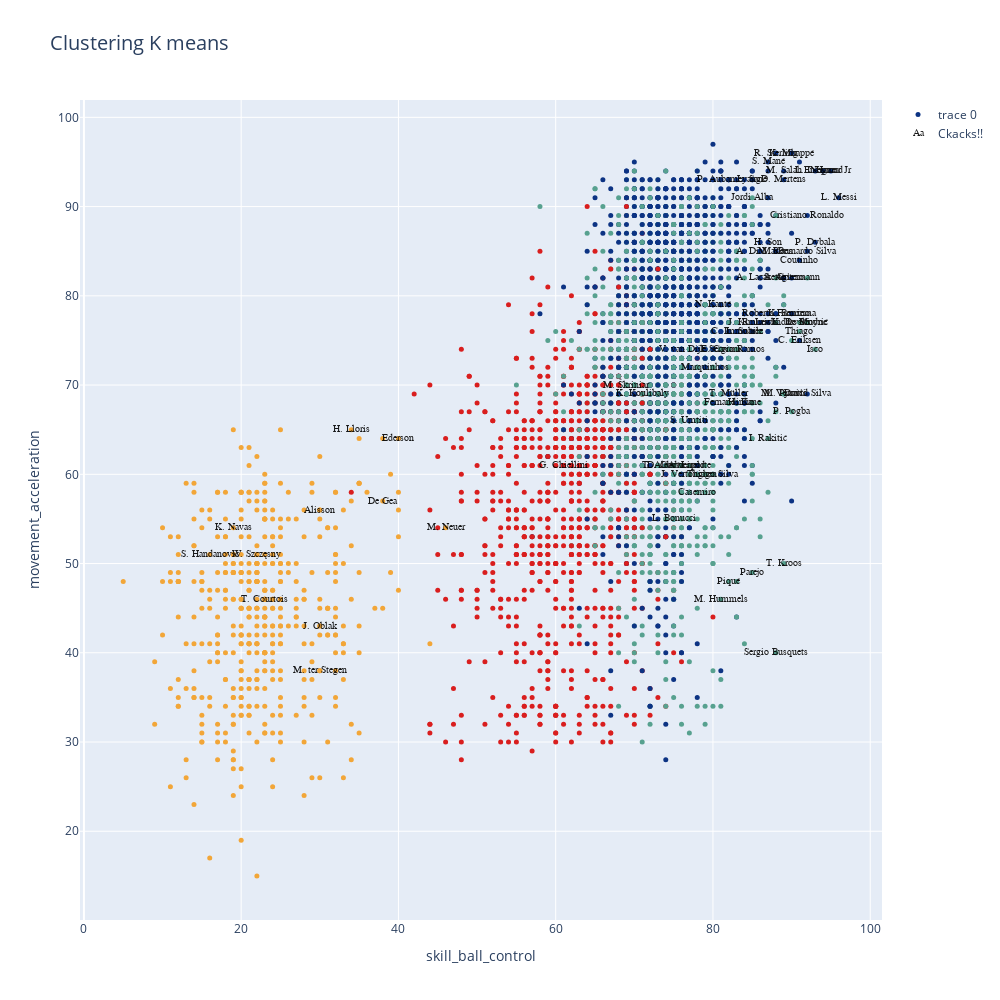

This figure's notebook cell:
### Code cell
data=[]
bool_crack=df_n["overall"] > 85
bool_no_crack=df_n["overall"]<86


#Eligo dos números entre 0 y  de n_skills-1
skill_1=skills_ratings[9]
skill_2=skills_ratings[10]


kmean_clusters = go.Scatter(x=df_skills[skill_1], y=df_skills[skill_2],
                           mode='markers',
                        text=df_n.loc[:,'short_name'],
                           marker=dict(
                                size=5,
                                color = clusters.astype(np.float), #set color equal to a variable
                                colorscale='Portland',
                                showscale=False)
                           )

crack =go.Scatter(x=df_skills.loc[bool_crack,skill_1], y=df_skills.loc[bool_crack,skill_2],name='Ckacks!!',
                      text=df_n.loc[bool_crack,'short_name'],
                      textfont=dict(family='sans serif',size=10,color='black'),
                      opacity=0.9,mode='text')

data=[kmean_clusters,crack]

layout = go.Layout(title="Clustering K means ",titlefont=dict(size=20),
                xaxis=dict(title=skill_1),
                yaxis=dict(title=skill_2),
                autosize=False, width=1000,height=1000)

fig = go.Figure(data=data, layout=layout)

iplot(fig)

### Figure 1 — Plotly figure (JSON) as saved in the notebook; plotly's stock layout.template omitted (floating-point values rounded to 4 significant figures; data arrays with more than 128 entries replaced by an {"elided": "..."} marker saying what was removed)
{"data": [{"marker": {"color": {"elided": "4756 int values"}, "colorscale": [[0, "rgb(12,51,131)"], [0.25, "rgb(10,136,186)"], [0.5, "rgb(242,211,56)"], [0.75, "rgb(242,143,56)"], [1, "rgb(217,30,30)"]], "showscale": false, "size": 5}, "mode": "markers", "text": {"elided": "4756 str values"}, "type": "scatter", "x": {"elided": "4756 int values"}, "y": {"elided": "4756 int values"}}, {"mode": "text", "name": "Ckacks!!", "opacity": 0.9, "text": ["L. Messi", "Cristiano Ronaldo", "Neymar Jr", "J. Oblak", "E. Hazard", "K. De Bruyne", "M. ter Stegen", "V. van Dijk", "L. Modrić", "M. Salah", "K. Mbappé", "K. Koulibaly", "H. Kane", "Alisson", "De Gea", "N. Kanté", "G. Chiellini", "S. Agüero", "Sergio Ramos", "L. Suárez", "R. Lewandowski", "Sergio Busquets", "A. Griezmann", "P. Dybala", "P. Pogba", "Ederson", "R. Sterling", "C. Eriksen", "T. Courtois", "Piqué", "S. Handanovič", "M. Neuer", "H. Lloris", "David Silva", "E. Cavani", "D. Godín", "T. Kroos", "M. Reus", "P. Aubameyang", "S. Mané", "A. Laporte", "Bernardo Silva", "Casemiro", "H. Son", "Fernandinho", "Thiago Silva", "K. Benzema", "J. Vertonghen", "D. Mertens", "M. Hummels", "T. Alderweireld", "Jordi Alba", "Thiago", "K. Navas", "L. Insigne", "L. Sané", "Marquinhos", "M. Škriniar", "M. Verratti", "S. Umtiti", "W. Szczęsny", "J. Kimmich", "Isco", "Roberto Firmino", "I. Rakitić", "M. Pjanić", "A. Di María", "L. Bonucci", "Coutinho", "Parejo", "T. Müller", "C. Immobile", "A. Lacazette"], "textfont": {"color": "black", "family": "sans serif", "size": 10}, "type": "scatter", "x": [96, 92, 95, 30, 94, 91, 30, 76, 92, 89, 90, 71, 84, 30, 38, 80, 61, 89, 83, 84, 88, 88, 90, 93, 90, 40, 88, 91, 23, 82, 16, 46, 34, 92, 81, 74, 89, 88, 82, 87, 77, 92, 78, 87, 82, 80, 90, 77, 89, 81, 75, 85, 91, 19, 93, 85, 79, 69, 89, 77, 22, 85, 93, 88, 87, 89, 86, 75, 91, 85, 82, 83, 86], "y": [91, 89, 94, 43, 94, 77, 38, 74, 77, 94, 96, 69, 68, 56, 57, 79, 61, 82, 74, 76, 77, 40, 82, 86, 67, 64, 96, 75, 46, 48, 51, 54, 65, 69, 74, 61, 50, 85, 93, 95, 61, 85, 58, 86, 68, 60, 78, 60, 93, 46, 61, 91, 76, 54, 94, 93, 72, 70, 69, 66, 51, 77, 74, 78, 64, 69, 85, 55, 84, 49, 69, 76, 82]}], "layout": {"autosize": false, "height": 1000, "title": {"font": {"size": 20}, "text": "Clustering K means "}, "width": 1000, "xaxis": {"title": {"text": "skill_ball_control"}}, "yaxis": {"title": {"text": "movement_acceleration"}}}}
